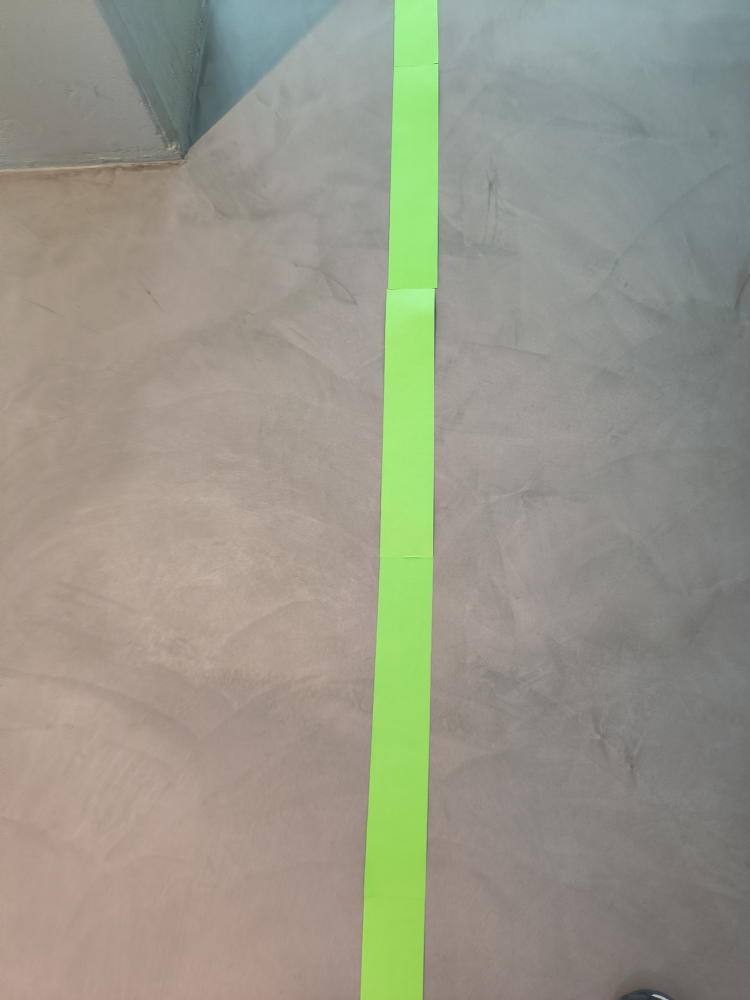
//> input picture pic/0.jpg, 3000 x 4000 px, given in place of video0.mp4, which was not available (shown at 1/4 size)
$ ./main   (built with g++ and OpenCV 4)
//> lines starting //> are read from the running program, lines starting //| are printed output that depends on the picture; after the words box and inside, x2 and y2 are one past the last pixel; in counts of white or black regions, pixels touching at a corner belong together; pictures that were not available may be replaced by others from this repository, and a replacement may not be noted
### head.h
#pragma once
#include<opencv2/opencv.hpp>
#include <string>
#include <stdio.h>
#include <stdlib.h>
#include <vector>
using namespace cv;

int size = 128;
int ColorThreshold = 250;
int framecount = 0;
bool filpflop = 0;
int UseCamera = 2;
Mat Pic[10][10];
int Len = 10;
double Rage = 1.5;
Size reSize = {128,128};
Mat CnctPic;
bool HasR = 0;
bool HasG = 0;
bool HasB = 0;
bool HasY = 0;
bool Lose = 0;
bool End = 0;
std::vector<Vec4i> Lines;
int FPS;
String Orientation = " δ֪ ";

void LoadPic();
void ShowPic(int k);
Mat GetTrance(Mat InputPic);
Mat Smooth(Mat InputPic,int flag);
Mat GetBoundaries(Mat InputPic);
Mat PurifyColor(Mat InputPic);
Mat Binary(Mat InputPic);
Mat Thin(Mat InputPic);
Mat HoughTransform(Mat InputPic);
void ColorDetect(Mat InputPic);
Mat EndPoint(Mat InputPic);
Mat CornerPoint(Mat InputPic);
void StateDisplay();
void DetectOrientation(std::vector<Vec2i> ForePoint, std::vector<Vec2i> LatePoint);
void Init();

### main.cpp
#include "head.h"

void main(void)
{
	if (UseCamera==1)
	{
		VideoCapture cap;
		cap.open(0);
		while (true)
		{
			Mat frame[20];
			cap >> frame[0];
			resize(frame[0], frame[1], reSize);
			frame[2] = Smooth(GetTrance(frame[1]),2);
			frame[3] = Smooth(PurifyColor(frame[2]),2);
			ColorDetect(frame[3]);
			frame[4] = Binary(frame[3]);
			frame[5] = Thin(frame[4]);
			frame[6] = HoughTransform(frame[5]);
			frame[7] = Binary(frame[6]);
			frame[8] = Thin(frame[7]);
			frame[9] = HoughTransform(frame[8]);
			frame[10] = frame[1] + frame[6];
			String windowname = "Camera";
			namedWindow(windowname, 0);
			resizeWindow(windowname, 500, 500);
			moveWindow(windowname, 1000,0);
			imshow(windowname, frame[9]);
			imshow("PurifyColor", frame[3]);
			namedWindow("Thin", 0);
			moveWindow("Thin", 0, 100);
			imshow("Thin", frame[7]);

			waitKey(30);
		}
	}
	else if (UseCamera == 0)
	{
		LoadPic();
		for (int i = 0; i < Len; i++)
		{
			Pic[i][1] = GetTrance(Pic[i][0]);
			Pic[i][2] = PurifyColor(Pic[i][1]);
			Pic[i][3] = Binary(Pic[i][2]);
			Pic[i][4] = Thin(Pic[i][3]);
			Pic[i][5] = HoughTransform(Pic[i][4]);
		}
		ShowPic(2);
		ShowPic(3);
		ShowPic(4);
		ShowPic(5);
		waitKey(0);
	}
	else
	{
		VideoCapture cap;
		cap.open("E:/VS2019_Project/LinearTracking/pic/video0.mp4");
		while (true)
		{
			Mat frame[20];
			while (cap.read(frame[0]))
			{
				resize(frame[0], frame[1], reSize);
				frame[2] = Smooth(GetTrance(frame[1]),2);
				frame[3] = Smooth(PurifyColor(frame[2]),2);
				ColorDetect(frame[3]);
				frame[4] = Binary(frame[3]);
				frame[5] = Thin(frame[4]);
				frame[6] = HoughTransform(frame[5]);
//> after the loop in HoughTransform, `for (int i = 0; i < Lines.size(); i++)`:
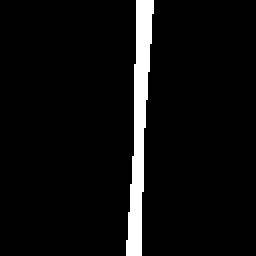
//> OutputPic: 128 rows x 128 cols, CV_8UC3 (shown 2 times larger); 5.3% white; 1 white region, box (x1, y1, x2, y2) and area: (63, 0, 77, 128) 871
				frame[7] = Binary(frame[6]);
				frame[8] = EndPoint(frame[7]);
				for (int i = 0; i < 8; i++)
				{
					String windowname = "Win" + std::to_string(i);
					namedWindow(windowname, 0);
					resizeWindow(windowname, 200, 200);
					int k = i % 4;
					int j = i / 4;
					moveWindow(windowname,k*220 , j*220);
					imshow(windowname, frame[i]);
				}
//> this loop made 8 passes
//> pass 2, `imshow(windowname, frame[i]);`:
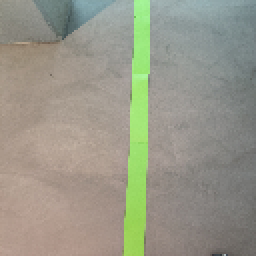
//> window 'Win1': 128 rows x 128 cols, CV_8UC3 (shown 2 times larger); mean B, G, R 136.5, 151.1, 151.7
				FPS = cap.get(CAP_PROP_FPS);
				StateDisplay();
				waitKey(20);
			}
			cap.release();
			waitKey(0);
		}
	}
}

// [20 lines left out: functions LoadPic, ShowPic, not called in this run]

Mat GetTrance(Mat InputPic)
{
	Mat OutputPic = Mat::zeros(InputPic.rows, InputPic.cols, CV_8UC3);
	for (int i = 0; i < InputPic.rows; i++)
	{
		for (int j = 0; j < InputPic.cols; j++)
		{
			if (InputPic.at<Vec3b>(i, j)[0] * Rage < InputPic.at<Vec3b>(i, j)[1] || InputPic.at<Vec3b>(i, j)[0] * Rage < InputPic.at<Vec3b>(i, j)[2] || InputPic.at<Vec3b>(i, j)[1] * Rage < InputPic.at<Vec3b>(i, j)[0] || InputPic.at<Vec3b>(i, j)[1] * Rage < InputPic.at<Vec3b>(i, j)[2] || InputPic.at<Vec3b>(i, j)[2] * Rage < InputPic.at<Vec3b>(i, j)[0] || InputPic.at<Vec3b>(i, j)[2] * Rage < InputPic.at<Vec3b>(i, j)[1])
			{
				for (int k = 0; k < 3; k++)
					OutputPic.at<Vec3b>(i, j)[k] = InputPic.at<Vec3b>(i, j)[k];
			}
		}
	}
	return OutputPic;
}

Mat Smooth(Mat InputPic,int flag)
{
	Mat OutputPic = Mat::zeros(InputPic.rows, InputPic.cols, CV_8UC3);
	Mat kernel = Mat::zeros(3, 3, CV_8UC1);
	kernel.at<uchar>(1, 1) = 255;
	kernel.at<uchar>(0, 1) = 255;
	kernel.at<uchar>(2, 1) = 255;
	kernel.at<uchar>(1, 0) = 255;
	kernel.at<uchar>(1, 2) = 255;
	if (flag == 0 || flag == 2);
		morphologyEx(InputPic, OutputPic, MORPH_CLOSE, kernel);//关去噪声
	if (flag == 1 || flag == 2);
		morphologyEx(InputPic, OutputPic, MORPH_OPEN, kernel);//开去孔洞

	return OutputPic;
}

// [6 lines left out: function GetBoundaries, not called in this run]

Mat PurifyColor(Mat InputPic)
{
	Mat OutputPic = Mat::zeros(InputPic.rows, InputPic.cols, CV_8UC3);
	for (int i = 0; i < InputPic.rows; i++)
	{
		for (int j = 0; j < InputPic.cols; j++)
		{
			int r = InputPic.at<Vec3b>(i, j)[2];
			int g = InputPic.at<Vec3b>(i, j)[1];
			int b = InputPic.at<Vec3b>(i, j)[0];
			if (r > 150)
			{
				OutputPic.at<Vec3b>(i, j)[2] = 255;
			}
			if (g > 150)
			{
				OutputPic.at<Vec3b>(i, j)[1] = 255;
				if (r<200)
				{
					OutputPic.at<Vec3b>(i, j)[0] = 0;
					OutputPic.at<Vec3b>(i, j)[2] = 0;
				}
			}
			if (b > 150)
			{
				OutputPic.at<Vec3b>(i, j)[0] = 255;
				OutputPic.at<Vec3b>(i, j)[1] = 0;
				OutputPic.at<Vec3b>(i, j)[2] = 0;
			}
		}
	}
	return OutputPic;
}

Mat Binary(Mat InputPic)
{
	Mat OutputPic = Mat::zeros(InputPic.rows, InputPic.cols, CV_8UC1);
	cvtColor(InputPic, InputPic, COLOR_RGB2GRAY);
	threshold(InputPic, OutputPic, 1, 255, 0);
	return OutputPic;
}

Mat Thin(Mat InputPic)
{
	int i, j, k;
	uchar p[11];
	int pos[9][2] = { {0,0},{-1,0},{-1,1},{0,1},{1,1},{1,0},{1,-1},{0,-1},{-1,-1} };
	int cond1, cond2, cond3, cond4, counter = 0;
	bool pointsDeleted = true;
	Mat mask, dstImg;
	dstImg = InputPic / 255;
	while (pointsDeleted)
	{
		mask = Mat::zeros(dstImg.size(), CV_8UC1);
		pointsDeleted = false;
		for (i = 1; i < dstImg.rows - 1; i++)
		{
			for (j = 1; j < dstImg.cols - 1; j++)
			{
				for (k = 1; k < 10; k++)
					p[k] = dstImg.at<uchar>(i + pos[k - 1][0], j + pos[k - 1][1]);
				if (p[1] == 0)continue;
				cond1 = 0;
				for (k = 2; k < 10; k++)cond1 += p[k];
				cond2 = 0;
				p[10] = p[2];
				for (k = 2; k < 10; k += 2)
					cond2 += ((p[k] == 0 && p[k + 1] == 1) + (p[k + 1] == 0 && p[k + 2] == 1));
				if (counter % 2 == 0)
				{
					cond3 = p[2] * p[4] * p[6];
					cond4 = p[4] * p[6] * p[8];
				}
				else
				{
					cond3 = p[2] * p[4] * p[8];
					cond4 = p[2] * p[6] * p[8];
				}
				if ((2 <= cond1 && cond1 <= 6) && (cond2 == 1) && (cond3 == 0) && (cond4 == 0))
				{
					pointsDeleted = true;
					mask.at<uchar>(i, j) = 1;
				}
			}
		}
		dstImg &= ~mask;
		counter++;
	}
	dstImg *= 255;
	return dstImg;
}

Mat HoughTransform(Mat InputPic)
{
	Mat OutputPic = Mat::zeros(InputPic.rows, InputPic.cols, CV_8UC3);
	HoughLinesP(InputPic,Lines,1,CV_PI/180,20,20,1000);
	std::vector<Vec2i>MidPoints1(Lines.size());
	std::vector<Vec2i>MidPoints2(Lines.size());
	for (int i = 0; i < Lines.size(); i++)
	{
		Vec4i HoughPoints = Lines[i];
		if (filpflop)
		{
			MidPoints1[i] = { (HoughPoints[0] + HoughPoints[2]) / 2,(HoughPoints[1] + HoughPoints[3]) / 2 };
			DetectOrientation(MidPoints2,MidPoints1);
			filpflop = 0;
		}
		else
		{
			MidPoints2[i] = { (HoughPoints[0] + HoughPoints[2]) / 2,(HoughPoints[1] + HoughPoints[3]) / 2 };
			DetectOrientation(MidPoints1, MidPoints2);
			filpflop = 1;
		}
		line(OutputPic, Point(HoughPoints[0], HoughPoints[1]), Point(HoughPoints[2], HoughPoints[3]), Scalar(255, 255, 255), 3);
	}
	framecount++;
	return OutputPic;
}

void ColorDetect(Mat InputPic)
{
	int sum = 0;
	int max = ColorThreshold;
	int r = 0;
	int g = 0;
	int y = 0;
	int b = 0;
	for (int i = 0; i < InputPic.rows; i++)
	{
		for (int j = 0; j < InputPic.cols; j++)
		{
			if (InputPic.at<Vec3b>(i,j)[0]>200&& InputPic.at<Vec3b>(i, j)[1]<100&& InputPic.at<Vec3b>(i, j)[2]<100)
				b++;
			if (InputPic.at<Vec3b>(i, j)[1] > 200 && InputPic.at<Vec3b>(i, j)[0] < 100 && InputPic.at<Vec3b>(i, j)[2] < 100)
				g++;
			if (InputPic.at<Vec3b>(i, j)[2] > 200 && InputPic.at<Vec3b>(i, j)[0] < 100 && InputPic.at<Vec3b>(i, j)[1] < 100)
				r++;
			if (InputPic.at<Vec3b>(i, j)[2] > 200 && InputPic.at<Vec3b>(i, j)[0] < 100 && InputPic.at<Vec3b>(i, j)[1] > 200)
				y++;
		}
	}
	if (b > max)
	{
		HasB = 1;
	}
	else
	{
		HasB = 0;
	}
	if (g > max)
	{
		HasG = 1;
	}
	else
	{
		HasG = 0;
	}
	if (r > max)
	{
		HasR = 1;
	}
	else
	{
		HasR = 0;
	}
	if (y > max)
	{
		HasY = 1;
	}
	else
	{
		HasY = 0;
	}
	if (b + g + r + y < max)
	{
		Lose = 1;
	}
	else
	{
		Lose = 0;
	}
}

Mat EndPoint(Mat InputPic)
{
	int i, elemSize = 3;
	Mat dstImg, maskImg = Mat::zeros(InputPic.size(), CV_8UC1);
	Mat elemStruct(elemSize, elemSize, CV_8U, Scalar(1));
	elemStruct.at<uchar>(1, 1) = 0;
	for (i = 0; i < elemSize; i++)elemStruct.at<uchar>(2, i) = 0;
	dstImg = 255 - InputPic;
	erode(dstImg, dstImg, elemStruct);
	maskImg = InputPic & dstImg;
	elemStruct = Mat::ones(elemSize, elemSize, CV_8U);
	elemStruct.at<uchar>(1, 1) = 0;
	for (i = 0; i < elemSize; i++)elemStruct.at<uchar>(i, 2) = 0;
	dstImg = 255 - InputPic;
	erode(dstImg, dstImg, elemStruct);
	maskImg |= InputPic & dstImg;
	elemStruct = Mat::ones(elemSize, elemSize, CV_8U);
	elemStruct.at<uchar>(1, 1) = 0;
	for (i = 0; i < elemSize; i++)elemStruct.at<uchar>(0, i) = 0;
	dstImg = 255 - InputPic;
	erode(dstImg, dstImg, elemStruct);
	maskImg |= InputPic & dstImg;
	elemStruct = Mat::ones(elemSize, elemSize, CV_8U);
	elemStruct.at<uchar>(1, 1) = 0;
	for (i = 0; i < elemSize; i++)elemStruct.at<uchar>(i, 0) = 0;
	dstImg = 255 - InputPic;
	erode(dstImg, dstImg, elemStruct);
	maskImg |= InputPic & dstImg;
	maskImg = 255 - maskImg;
	Size s = maskImg.size();
	Mat OutputPic = Mat::zeros(InputPic.rows, InputPic.cols, CV_8UC3);
	for (int k = 0; k < Lines.size(); k++)
	{
		int count = 0;
		Vec4i HoughPoints = Lines[k];
		for (int i = 0; i < s.height; i++)
		{
			for (int j = 0; j < s.width; j++)
			{
				//bool inArea = 1;
				bool inArea = (((HoughPoints[0] - j) * (HoughPoints[0] - j) + (HoughPoints[1] - i) * (HoughPoints[1] - i)) < 50 || ((HoughPoints[2] - j) * (HoughPoints[2] - j) + (HoughPoints[3] - i) * (HoughPoints[3] - i)) < 50);
				if (inArea && (maskImg.at<uchar>(i, j) == 0 && i > 5 && i < 123 && j>5 && j < 123))
				{
					circle(OutputPic, Point(j, i), 5, { 255,255,255 }, 2);
					count++;
				}
			}
		}
		if (count == 2)
		{
			End = 1;
		}
		else
			End = 0;
	}
	return OutputPic;
}

// [62 lines left out: function CornerPoint, not called in this run]
void DetectOrientation(std::vector<Vec2i> ForePoint, std::vector<Vec2i> LatePoint)
{
	if (framecount > 1)
	{
		for (int i = 0; i < ForePoint.size(); i++)
		{
			for (int j = 0; j < LatePoint.size(); j++)
			{
				int d = (ForePoint[i][0] - LatePoint[j][0]) * (ForePoint[i][0] - LatePoint[j][0]) + (ForePoint[i][1] - LatePoint[j][1]) * (ForePoint[i][1] - LatePoint[j][1]);
				if (d < 100)
				{
					int x = ForePoint[i][0] - LatePoint[j][0];
					int y = ForePoint[i][1] - LatePoint[j][1];
					if (y < 0 && y * y>x * x)
						Orientation = " 下方 ";
					else if (y > 0 && y * y > x * x)
						Orientation = " 上方 ";
					else if (x < 0 && x * x>y * y)
						Orientation = " 左方 ";
					else if (x > 0 && x * x > y * y)
						Orientation = " 右方 ";
					break;
				}
			}
		}
	}
	else
	{
		Orientation = " 稍候 ";
	}
}
void StateDisplay()
{
	String strR, strG, strB, strY, strLose, strEnd, strOrient;
	if (HasR)
		strR = " 存在 ";
	else
		strR = "不存在";
	if (HasG)
		strG = " 存在 ";
	else
		strG = "不存在";
	if (HasB)
		strB = " 存在 ";
	else
		strB = "不存在";
	if (HasY)
		strY = " 存在 ";
	else
		strY = "不存在";
	if (Lose)
	{
		strLose = "已丢失";
		strOrient = Orientation;
	}
	else
	{
		strLose = "跟踪中";
		strOrient = "未丢失";
	}
	if (End)
		strEnd = "已到达";
	else
		strEnd = "未到达";

	system("cls");
	printf("---------------------------------------------------------------------\n");
	printf("|                          LinearTracking                           |\n");
	printf("---------------------------------------------------------------------\n");
	printf("|      红色      |      绿色      |      蓝色      |      黄色      |\n");
	printf("---------------------------------------------------------------------\n");
	printf("|     %s     |     %s     |     %s     |     %s     |\n",strR.c_str(),strG.c_str(),strB.c_str(),strY.c_str());
	printf("---------------------------------------------------------------------\n");
	printf("|      目标      |      终点      |    消失方向    |      帧率      |\n");
	printf("---------------------------------------------------------------------\n");
	printf("|     %s     |     %s     |     %s     |       %2d       |\n",strLose.c_str(),strEnd.c_str(),strOrient.c_str(),FPS);
	printf("---------------------------------------------------------------------\n");
}
// [4 lines left out: function Init, not called in this run]

$ run again, on pic/1.jpg
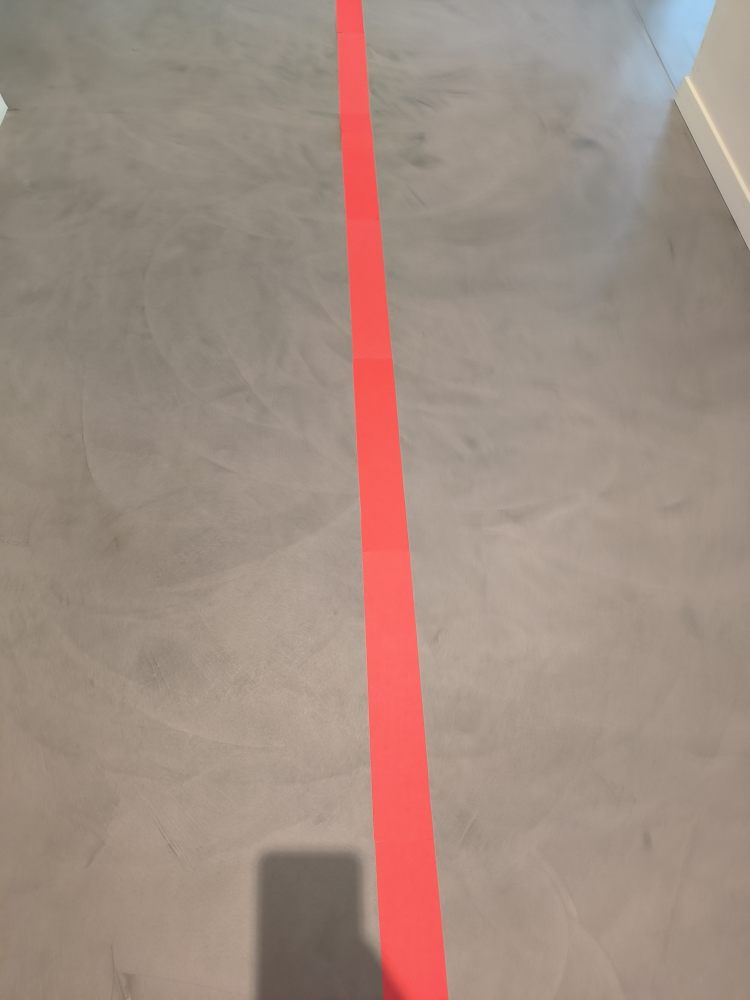
//> input picture pic/1.jpg, 3000 x 4000 px, given in place of video0.mp4, which was not available (shown at 1/4 size)
//> after the loop in HoughTransform, `for (int i = 0; i < Lines.size(); i++)`:
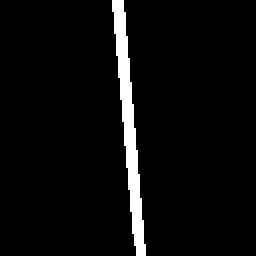
//> OutputPic: 128 rows x 128 cols, CV_8UC3 (shown 2 times larger); 4.5% white; 1 white region, box (x1, y1, x2, y2) and area: (56, 0, 73, 128) 736
//> the loop `for (int i = 0; i < 8; i++)` made 8 passes
//> pass 2, `imshow(windowname, frame[i]);`:
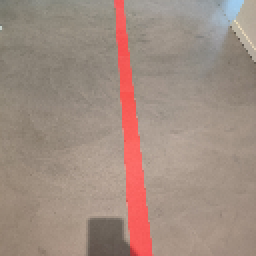
//> window 'Win1': 128 rows x 128 cols, CV_8UC3 (shown 2 times larger); mean B, G, R 129.8, 140.7, 161.1

$ run again, on pic/2.jpg
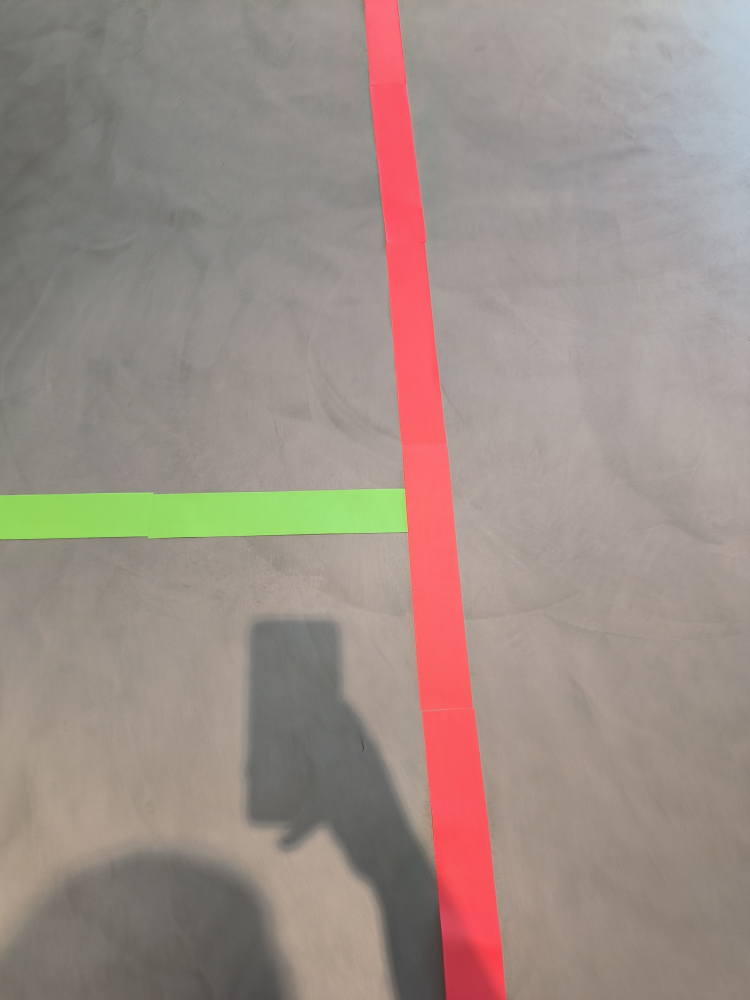
//> input picture pic/2.jpg, 3000 x 4000 px, given in place of video0.mp4, which was not available (shown at 1/4 size)
//> after the loop in HoughTransform, `for (int i = 0; i < Lines.size(); i++)`:
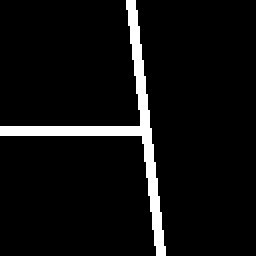
//> OutputPic: 128 rows x 128 cols, CV_8UC3 (shown 2 times larger); 6.1% white; 1 white region, box (x1, y1, x2, y2) and area: (0, 0, 83, 128) 994
//> the loop `for (int i = 0; i < 8; i++)` made 8 passes
//> pass 2, `imshow(windowname, frame[i]);`:
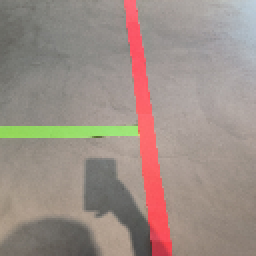
//> window 'Win1': 128 rows x 128 cols, CV_8UC3 (shown 2 times larger); mean B, G, R 134.7, 142.4, 156.9

$ run again, on pic/3.jpg
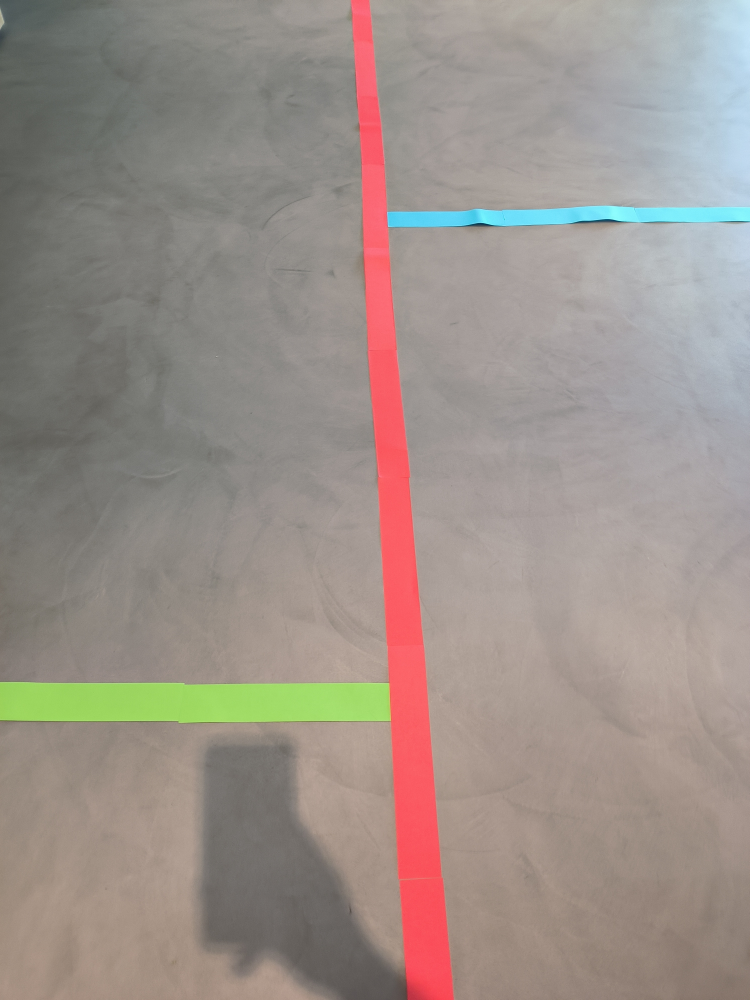
//> input picture pic/3.jpg, 3000 x 4000 px, given in place of video0.mp4, which was not available (shown at 1/4 size)
//> after the loop in HoughTransform, `for (int i = 0; i < Lines.size(); i++)`:
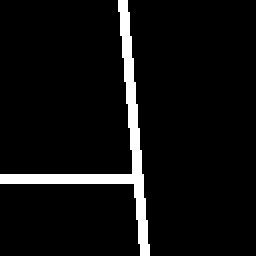
//> OutputPic: 128 rows x 128 cols, CV_8UC3 (shown 2 times larger); 6% white; 1 white region, box (x1, y1, x2, y2) and area: (0, 0, 75, 128) 975
//> the loop `for (int i = 0; i < 8; i++)` made 8 passes
//> pass 2, `imshow(windowname, frame[i]);`:
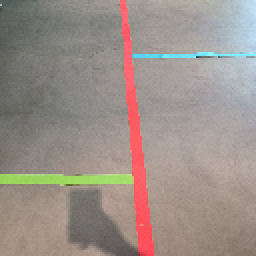
//> window 'Win1': 128 rows x 128 cols, CV_8UC3 (shown 2 times larger); mean B, G, R 137.9, 144.4, 155.6
